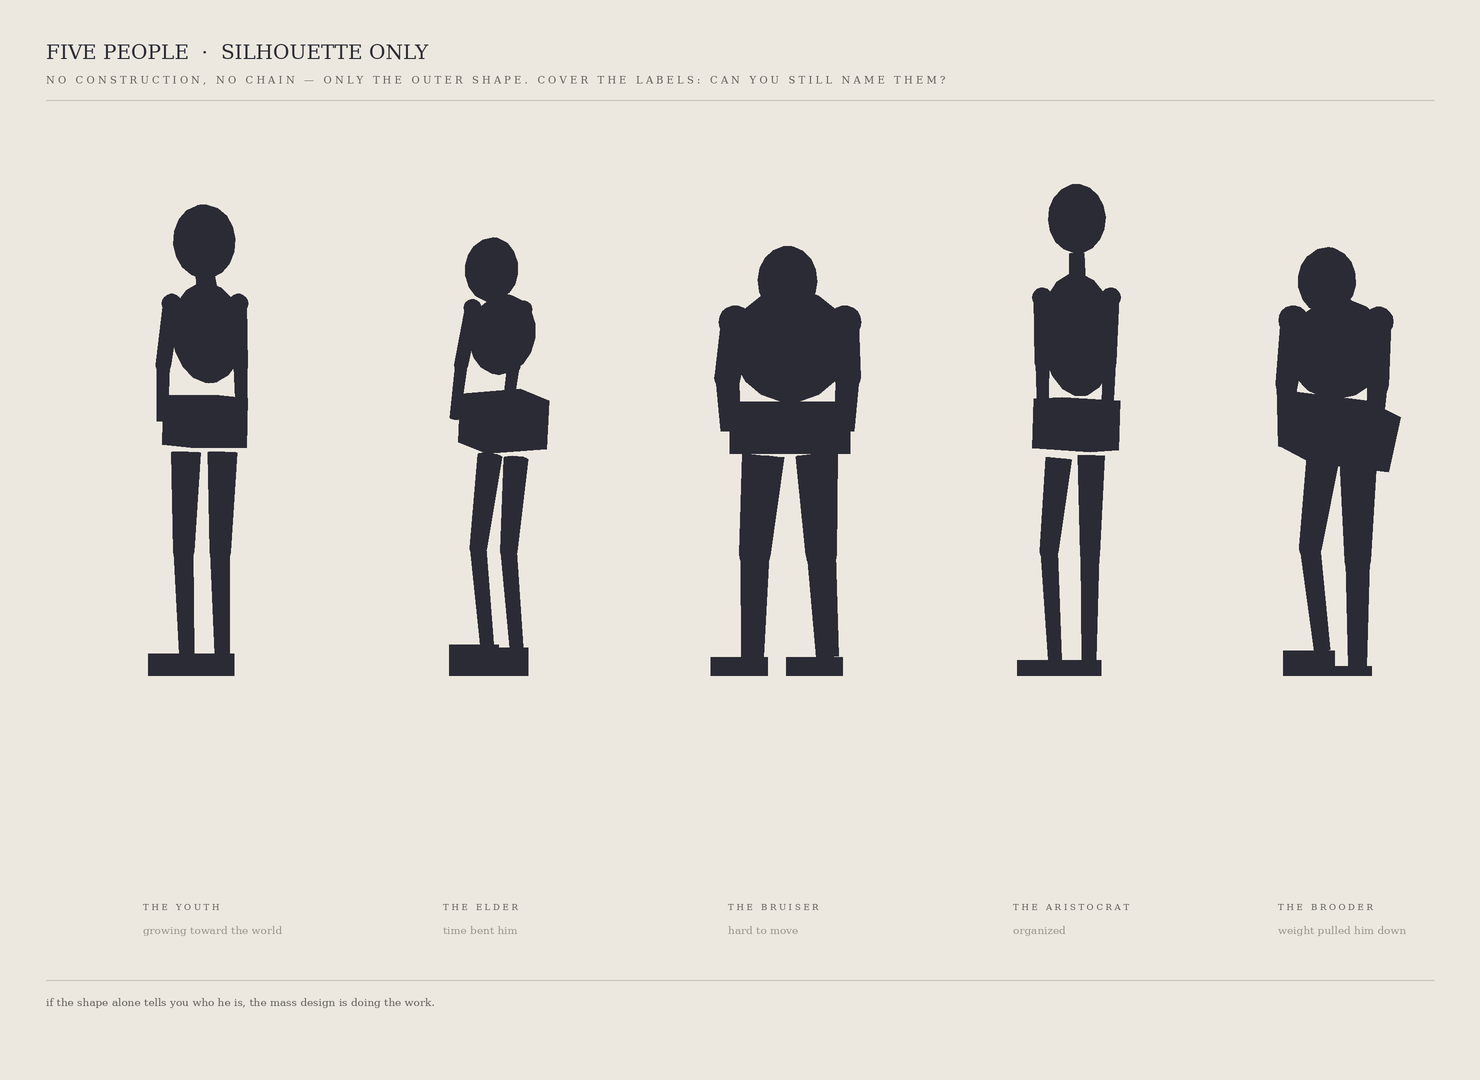

Recreate this plot in Python.
"""
FIVE PEOPLE · SILHOUETTE ONLY  (the human before anatomy — 6, 2026-05-30)
Professor: "Remove all construction lines, internal lines, spine, clavicle — everything. Leave
only the outer SILHOUETTE. If a stranger can identify the youth / elder / bruiser / aristocrat
/ brooder from shape alone, you've entered character design. If not, the answer isn't more
detail — it's stronger MASS DESIGN." (Also the brand's own north star: pure silhouette, charged
negative space.) So the figure becomes the UNION of all its masses filled solid ink — head,
neck, ribcage, pelvis, both legs, both arms — keeping the real gaps (between the legs, under the
arms, the neck) because each convex part is filled separately and the union forms the shape.
No outlines, no chain, no plumb, no ground. Masses identical to the overlap page.
"""
import os, math
import numpy as np
from PIL import Image, ImageDraw, ImageFont

OUT="/sessions/nifty-keen-cerf/mnt/hessentials/illustration/loomis"
SCRATCH="/sessions/nifty-keen-cerf/mnt/outputs"
W,H,SS=1480,1080,2
PAPER=(237,232,223); INK=(43,43,53); LABEL=(96,94,90); GREY=(150,147,140); FAINT=(196,193,186)
SCALE=62.0; YSHIFT=3.75; CAMYAW=math.radians(-30); GROUND=7.55
EYE=np.eye(3)
def Rx(a): c,s=math.cos(a),math.sin(a); return np.array([[1,0,0],[0,c,-s],[0,s,c]])
def Ry(a): c,s=math.cos(a),math.sin(a); return np.array([[c,0,s],[0,1,0],[-s,0,c]])
def Rz(a): c,s=math.cos(a),math.sin(a); return np.array([[c,-s,0],[s,c,0],[0,0,1]])
def rad(d): return math.radians(d)
def pit(d): return Rx(rad(d))
def tilt(p,r): return Rz(rad(r))@Rx(rad(p))
def Vv(*a): return np.array(a,float)

img=Image.new("RGB",(W*SS,H*SS),PAPER); D=ImageDraw.Draw(img)
def projP(p,ox,oy):
    q=Ry(CAMYAW)@((np.array(p,float)-Vv(0,YSHIFT,0))*SCALE); return (ox+q[0],oy+q[1])
def hull(points):
    pts=sorted(set((round(x,2),round(y,2)) for x,y in points))
    if len(pts)<3: return pts
    def cr(o,a,b): return (a[0]-o[0])*(b[1]-o[1])-(a[1]-o[1])*(b[0]-o[0])
    lo=[]
    for p in pts:
        while len(lo)>=2 and cr(lo[-2],lo[-1],p)<=0: lo.pop()
        lo.append(p)
    up=[]
    for p in reversed(pts):
        while len(up)>=2 and cr(up[-2],up[-1],p)<=0: up.pop()
        up.append(p)
    return lo[:-1]+up[:-1]
def basis(axis):
    axis=axis/(np.linalg.norm(axis)+1e-9)
    ref=Vv(0,0,1.0) if abs(axis[2])<0.9 else Vv(0,1.0,0)
    u=np.cross(axis,ref); u/=np.linalg.norm(u)+1e-9; v=np.cross(axis,u); return u,v
def ellip_pts(center,radii,rot):
    rx,ry,rz=radii; c=Vv(*center); out=[]
    for i in range(9):
        th=math.pi*(i+0.5)/9
        for j in range(20):
            ph=2*math.pi*j/20
            out.append(c+rot@Vv(rx*math.sin(th)*math.cos(ph),ry*math.cos(th),rz*math.sin(th)*math.sin(ph)))
    return out
def sphere_pts(center,r): return ellip_pts(center,(r,r,r),EYE)
def box_pts(center,half,rot):
    hx,hy,hz=half; c=Vv(*center)
    return [c+rot@Vv(sx*hx,sy*hy,sz*hz) for sx in(-1,1) for sy in(-1,1) for sz in(-1,1)]
def seg_pts(a,b,ra,rb):
    a=Vv(*a); b=Vv(*b); ax=b-a
    if np.linalg.norm(ax)<1e-6: return [a]
    u,v=basis(ax); out=[]
    for c,r in ((a,ra),(b,rb)):
        for k in range(14):
            th=2*math.pi*k/14; out.append(c+r*(math.cos(th)*u+math.sin(th)*v))
    return out
def fillsil(samples3d,ox,oy,col=INK):
    poly=[(x*SS,y*SS) for x,y in hull([projP(p,ox,oy) for p in samples3d])]
    if len(poly)>=3: D.polygon(poly,fill=col)

def silhouette(ox,oy,spec):
    # UNION of every mass, filled solid -> the outer shape only
    fillsil(box_pts(*spec['pelvis']),ox,oy)
    fillsil(ellip_pts(*spec['rib']),ox,oy)
    nk=spec['neck']; fillsil(seg_pts(nk[0],nk[1],nk[2],nk[2]*0.95),ox,oy)
    fillsil(ellip_pts(*spec['head']),ox,oy)
    for (a,knee,b,r) in spec['legs']:
        rh,rk,ra=r
        fillsil(seg_pts(a,knee,rh,rk),ox,oy); fillsil(sphere_pts(knee,rk),ox,oy); fillsil(seg_pts(knee,b,rk*0.92,ra),ox,oy)
        bb=Vv(*b); fy=(GROUND-bb[1]); fc=bb+Vv(0,fy*0.5,0.42); fillsil(box_pts(fc,(ra*0.95,max(fy*0.5,0.05),0.62),EYE),ox,oy)
    for (sh,el,wr,r) in spec['arms']:
        rs,re_,rw=r
        fillsil(sphere_pts(sh,rs),ox,oy); fillsil(seg_pts(sh,el,rs*0.85,re_),ox,oy)
        fillsil(sphere_pts(el,re_),ox,oy); fillsil(seg_pts(el,wr,re_*0.9,rw),ox,oy)

Lg=lambda hip,knee,ankle,r:(hip,knee,ankle,r); Ar=lambda sh,el,wr,r:(sh,el,wr,r)
PEOPLE=[
 ('the youth','growing toward the world', dict(
    head=((0.00,0.55,0.02),(0.50,0.60,0.52),pit(-8)), rib=((0.02,2.02,-0.04),(0.60,0.82,0.50),pit(-9)),
    pelvis=((0.00,3.45,0.0),(0.52,0.40,0.46),pit(3)), neck=((0.02,1.28,-0.02),(0.0,1.08,0.0),0.16),
    legs=[Lg((-0.34,3.95,0.02),(-0.34,5.55,0.10),(-0.33,7.20,0.02),(0.24,0.17,0.12)),
          Lg((0.34,3.95,0.02),(0.34,5.55,0.10),(0.33,7.20,0.02),(0.24,0.17,0.12))],
    arms=[Ar((-0.62,1.55,0.0),(-0.72,2.55,0.10),(-0.74,3.45,0.10),(0.16,0.12,0.09)),
          Ar((0.62,1.55,0.0),(0.72,2.55,0.10),(0.74,3.45,0.10),(0.16,0.12,0.09))])),
 ('the elder','time bent him', dict(
    head=((0.20,1.00,0.78),(0.42,0.52,0.46),pit(14)), rib=((0.08,2.05,0.22),(0.56,0.66,0.46),pit(17)),
    pelvis=((-0.06,3.45,-0.06),(0.56,0.40,0.46),tilt(12,-4)), neck=((0.06,1.45,0.42),(0.16,1.24,0.6),0.13),
    legs=[Lg((-0.28,4.0,0.0),(-0.30,5.5,0.34),(-0.24,7.05,0.16),(0.20,0.14,0.11)),
          Lg((0.24,4.05,0.06),(0.30,5.55,0.40),(0.34,7.10,0.22),(0.20,0.14,0.11))],
    arms=[Ar((-0.5,1.62,0.18),(-0.5,2.55,0.55),(-0.46,3.4,0.82),(0.14,0.11,0.08)),
          Ar((0.46,1.64,0.2),(0.5,2.57,0.6),(0.52,3.4,0.86),(0.14,0.11,0.08))])),
 ('the bruiser','hard to move', dict(
    head=((0.0,1.18,0.08),(0.48,0.56,0.50),pit(3)), rib=((0.0,2.22,0.0),(0.98,0.92,0.80),pit(0)),
    pelvis=((0.0,3.55,0.0),(0.78,0.42,0.60),pit(0)), neck=((0.0,1.68,0.04),(0.0,1.60,0.06),0.32),
    legs=[Lg((-0.5,4.0,0.0),(-0.62,5.6,0.06),(-0.7,7.25,0.0),(0.34,0.25,0.18)),
          Lg((0.5,4.0,0.0),(0.62,5.6,0.06),(0.7,7.25,0.0),(0.34,0.25,0.18))],
    arms=[Ar((-1.02,1.85,0.0),(-1.12,2.75,0.08),(-1.06,3.6,0.08),(0.27,0.21,0.16)),
          Ar((1.02,1.85,0.0),(1.12,2.75,0.08),(1.06,3.6,0.08),(0.27,0.21,0.16))])),
 ('the aristocrat','organized', dict(
    head=((0.0,0.18,-0.06),(0.46,0.56,0.48),pit(-5)), rib=((0.0,2.05,-0.10),(0.62,1.00,0.54),pit(-6)),
    pelvis=((0.02,3.5,0.0),(0.54,0.40,0.46),tilt(-2,3)), neck=((0.0,1.22,-0.08),(0.0,0.74,-0.06),0.13),
    legs=[Lg((0.30,4.0,0.0),(0.28,5.6,0.0),(0.26,7.30,0.0),(0.22,0.16,0.12)),
          Lg((-0.30,4.05,0.0),(-0.40,5.55,0.14),(-0.34,7.30,0.06),(0.21,0.15,0.11))],
    arms=[Ar((-0.64,1.45,-0.05),(-0.62,2.5,-0.02),(-0.60,3.55,0.0),(0.16,0.12,0.085)),
          Ar((0.64,1.45,-0.05),(0.62,2.5,-0.02),(0.60,3.55,0.0),(0.16,0.12,0.085))])),
 ('the brooder','weight pulled him down', dict(
    head=((0.16,1.18,0.70),(0.46,0.54,0.50),pit(14)), rib=((0.06,2.28,0.18),(0.84,0.82,0.66),pit(15)),
    pelvis=((-0.02,3.62,-0.04),(0.72,0.46,0.56),tilt(14,6)), neck=((0.06,1.66,0.40),(0.14,1.46,0.58),0.16),
    legs=[Lg((0.34,4.1,0.0),(0.34,5.7,0.02),(0.33,7.40,0.0),(0.30,0.21,0.15)),
          Lg((-0.30,3.95,0.0),(-0.44,5.5,0.20),(-0.30,7.15,0.06),(0.27,0.18,0.13))],
    arms=[Ar((-0.80,1.82,0.12),(-0.84,2.85,0.26),(-0.80,3.85,0.34),(0.24,0.18,0.13)),
          Ar((0.80,1.84,0.14),(0.86,2.87,0.28),(0.82,3.85,0.36),(0.24,0.18,0.13))])),
]
cols=[205,505,790,1075,1340]; cy=440
for i,(name,sub,spec) in enumerate(PEOPLE): silhouette(cols[i],cy,spec)

def font(px):
    try: return ImageFont.truetype('/usr/share/fonts/truetype/dejavu/DejaVuSerif.ttf',int(px*SS))
    except: return ImageFont.load_default()
F_TTL=font(20); F_SM=font(8.5); F_IT=font(10.5); F_CAP=font(10)
def caps(s): return ' '.join(s.upper())
D.text((46*SS,40*SS),'FIVE PEOPLE  ·  SILHOUETTE ONLY',fill=INK,font=F_TTL)
D.text((46*SS,74*SS),caps('no construction, no chain — only the outer shape. cover the labels: can you still name them?'),fill=LABEL,font=F_CAP)
D.line([(46*SS,100*SS),(1434*SS,100*SS)],fill=FAINT,width=max(1,int(1*SS)))
for i,(name,sub,spec) in enumerate(PEOPLE):
    D.text((cols[i]*SS-62*SS,902*SS),caps(name),fill=LABEL,font=F_SM)
    D.text((cols[i]*SS-62*SS,924*SS),sub,fill=GREY,font=F_IT)
D.line([(46*SS,980*SS),(1434*SS,980*SS)],fill=FAINT,width=max(1,int(1*SS)))
D.text((46*SS,996*SS),'if the shape alone tells you who he is, the mass design is doing the work.',fill=LABEL,font=F_IT)
out=img.resize((W,H),Image.LANCZOS); os.makedirs(OUT,exist_ok=True)
out.save(f'{OUT}/five_people_silhouette.png'); print('done',out.size)
